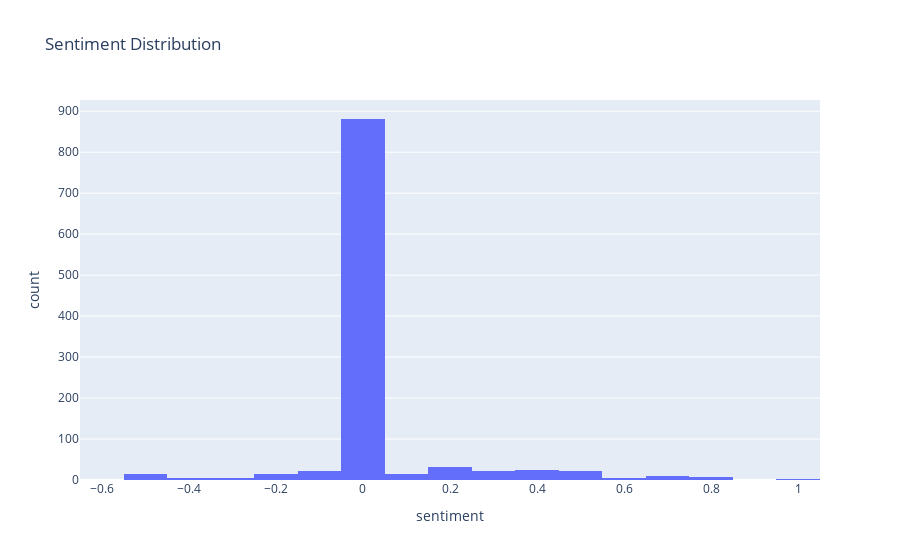

Notebook code for this chart:
### Code cell
# Step 5: Sentiment Analysis
df['sentiment'] = df['message'].apply(lambda x: TextBlob(x).sentiment.polarity)
fig = px.histogram(df, x='sentiment', nbins=20, title="Sentiment Distribution")
fig.show()

### Figure 1 — Plotly figure (JSON) as saved in the notebook; plotly's stock layout.template omitted (floating-point values rounded to 4 significant figures; data arrays with more than 128 entries replaced by an {"elided": "..."} marker saying what was removed)
{"data": [{"alignmentgroup": "True", "bingroup": "x", "hovertemplate": "sentiment=%{x}<br>count=%{y}<extra></extra>", "legendgroup": "", "marker": {"color": "#636efa", "pattern": {"shape": ""}}, "name": "", "nbinsx": 20, "offsetgroup": "", "orientation": "v", "showlegend": false, "type": "histogram", "x": {"elided": "1084 float values"}, "xaxis": "x", "yaxis": "y"}], "layout": {"autosize": true, "barmode": "relative", "legend": {"tracegroupgap": 0}, "title": {"text": "Sentiment Distribution"}, "xaxis": {"anchor": "y", "autorange": true, "domain": [0, 1], "range": [-0.65, 1.05], "title": {"text": "sentiment"}, "type": "linear"}, "yaxis": {"anchor": "x", "autorange": true, "domain": [0, 1], "range": [0, 927.4], "title": {"text": "count"}}}}
